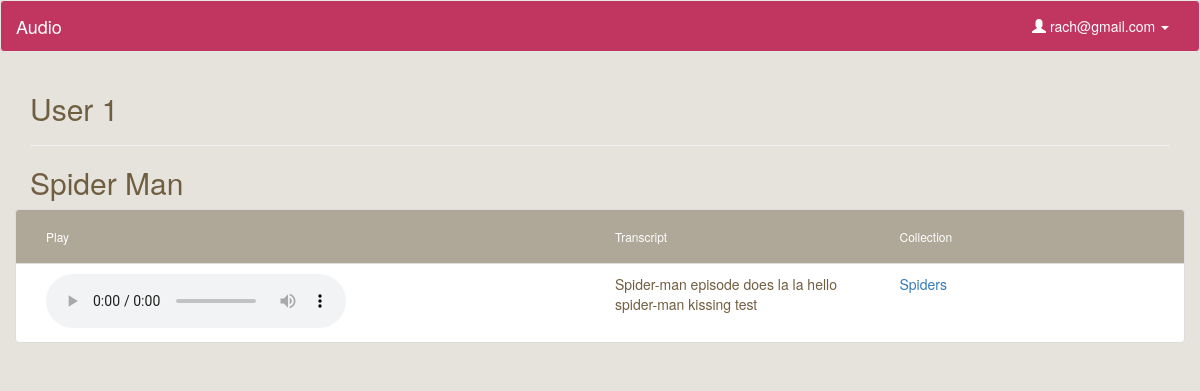
The page /listen/2 (signed in) on the database as committed earlier.
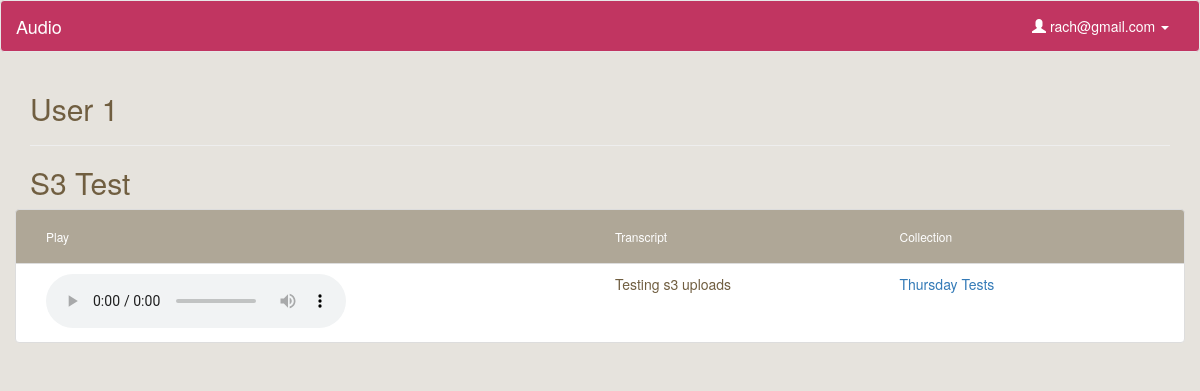
The same page on the database as committed later.
### model.py (models this page shows, shortened)
class Upload(db.Model):
    __tablename__ = "Uploads"
    id = db.Column(db.Integer, autoincrement=True, primary_key=True)
    user_id = db.Column(db.Integer, db.ForeignKey('Users.id'), nullable=False)
    title = db.Column(db.String, nullable=False, default='Untitled')
    path = db.Column(db.String(50))
    mimetype = db.Column(db.String(50), default='wav') # wav, jpg, mp3
    datetime = db.Column(db.DateTime, default=db.func.now(), onupdate=db.func.now()) # set datetime to current timestamp
    transcript = db.Column(db.Text)
    user = db.relationship("User", backref=db.backref("uploads", order_by=id))

class CollectionsUploads(db.Model):
    __tablename__ = "CollectionsUploads"
    id = db.Column(db.Integer, autoincrement=True, primary_key=True)
    collection_id = db.Column(db.Integer, db.ForeignKey('Collections.id'), nullable=False)
    upload_id = db.Column(db.Integer, db.ForeignKey('Uploads.id'), nullable=False)
    collection = db.relationship("Collection", backref=db.backref("collectionsuploads", order_by=id))
    upload = db.relationship("Upload", backref=db.backref("collectionsuploads", order_by=id))
    def __repr__(self):
        return "<CollectionsUploads id: %s collection_id: %s upload_id: %s>" % (
        self.id, self.collection_id, self.upload_id)

class Collection(db.Model):
    __tablename__ = "Collections"
    id = db.Column(db.Integer, autoincrement=True, primary_key=True)
    user_id = db.Column(db.Integer, db.ForeignKey('Users.id'), nullable=False)
    title = db.Column(db.String, nullable=False, default='Untitled Collection')
    user = db.relationship("User", backref=db.backref("collections", order_by=id))

### server.py (the view)
@app.route('/listen/<int:id>')
def listen_audio(id):
	"""Show more information about the single user logged in."""
	if 'email' in session: # if logged in
		user_email = session['email']
		user = User.query.filter_by(email=user_email).first()
		print "User ID of this user: ", user.id
		this_file = Upload.query.filter_by(id=id).first()
		print "User ID of this file: ", this_file.id
		parent_collections = this_file.collectionsuploads
		print "*******This upload belongs to: ", parent_collections
		if this_file.user_id == user.id:
			return render_template('listen.html', user=user, upload=this_file, upload_folder=UPLOAD_FOLDER)
		else:
			flash('You don\'t have access to view this page')
			return redirect('/')

### templates/listen.html (shortened to what this page needs)
{% extends 'base.html' %}
{% block content %}
    <h2>User {{ user.id }}</h2>
    <hr>
    <h2>{{ upload.title }}</h2>
    <div class="file-box">
        <ul class="list-group">
            <li class="list-group-item list-group-heading row">
                <div class="name col-sm-6">
                    <h6>Play</h6>
                </div>
                <div class="type col-sm-3">
                    <h6>Transcript</h6>
                </div>
                <div class="share col-sm-3">
                    <h6>Collection</h6>
                </div>
            </li>
            <li class="list-group-item row">
                <div class="col-sm-6">
                    <audio controls>
                        <source src="{{ upload_folder }}/{{ upload.path }}" type="audio/wav">
                    </audio>
                </div>
                <div class="col-sm-3">
                    {{ upload.transcript }}
                </div>
                <div class="col-sm-3">
                    {% if upload.collectionsuploads %}
                        {% for uc in upload.collectionsuploads %}
                            <a href="/collection/{{ uc.collection.id }}">{{ uc.collection.title }}</a>
                        {% endfor %}
                    {% endif %}
                </div>
            </li>
        </ul>
    </div>
{% endblock %}

Rows that differ between the two databases and show on the page:
no longer on this page (row edited): CollectionsUploads: collection "Spiders"
changed Upload: title "Spider Man" → "S3 Test"; transcript "Spider-man episode does la la hello spider-man kissing test" → "Testing s3 uploads"
now on this page (row edited): CollectionsUploads: collection "Thursday Tests"
